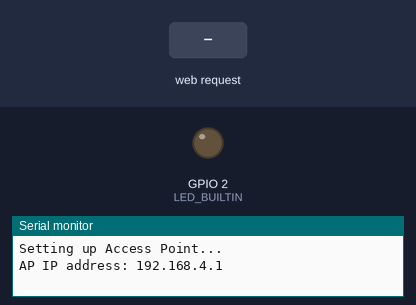
The program below on a simulated ESP32. On the bench: output pins drawn as LEDs (lit = HIGH), the last lines printed to the serial monitor. Dashed ring = blinking. The test bench sets the inputs (shaded band).

Above: at 0.1 s.
At 1.2 s:
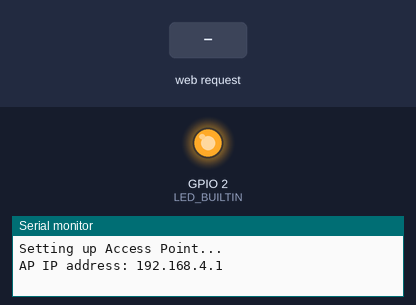
1.3 s: HTTP request GET /Position1 received
4.3 s: HTTP request GET /Reset received
6.6 s: HTTP request GET /Redo received
At 7.05 s:
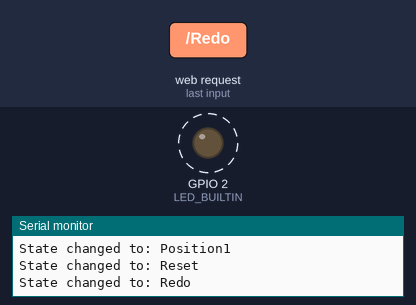
Timing chart, 0 to 15.6 s (numbered marks = the images above; inputs shaded):
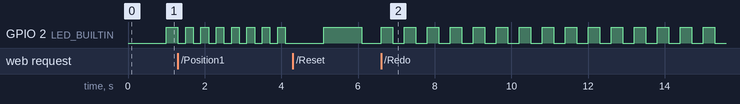

Measured:
- after the input at 6.6 s, GPIO 2 (LED_BUILTIN): alternates HIGH for 0.30 s and LOW for 0.30 s, starting at once
- by itself, GPIO 2 (LED_BUILTIN): alternates HIGH for 0.20 s and LOW for 0.20 s

The program:

main.cpp
```cpp
#include "WebPage.h"

WebPage web("ESP32-Access-Point", "123456789");

void setup() {
  web.begin();
}

void loop() {
  web.handleClient(); // Serve clients
  web.updateLED();    // Flash LED based on current state
}
```

WebPage.h
```cpp
#ifndef WEBPAGE_H
#define WEBPAGE_H

#include <Arduino.h>
#include <WiFi.h>

class WebPage {
  public:
    WebPage(const char* ssid, const char* password, int ledPin = LED_BUILTIN);
    ~WebPage();

    void begin();            // Start AP and web server
    void handleClient();     // Serve incoming HTTP requests
    void updateLED();        // Call in loop() to flash LED based on state

  private:
    const char* _ssid;
    const char* _password;
    int _ledPin;
    WiFiServer _server;

    String _state;           // Current "position" state

    unsigned long _lastFlashTime;
    bool _ledOn;

    unsigned long getFlashInterval();  // Return interval based on state
    String buildWebPage();             // Generate HTML page
    void handleRequest(String request); // Parse GET requests
};

#endif
```

WebPage.cpp
```cpp
#include "WebPage.h"

WebPage::WebPage(const char* ssid, const char* password, int ledPin)
  : _ssid(ssid), _password(password), _ledPin(ledPin), _server(80), _state("Reset"),
    _lastFlashTime(0), _ledOn(false) {}

WebPage::~WebPage() {}

void WebPage::begin() {
  Serial.begin(115200);
  pinMode(_ledPin, OUTPUT);
  digitalWrite(_ledPin, LOW);

  Serial.println("Setting up Access Point...");
  WiFi.softAP(_ssid, _password);

  IPAddress IP = WiFi.softAPIP();
  Serial.print("AP IP address: ");
  Serial.println(IP);

  _server.begin();
}

void WebPage::handleClient() {
  WiFiClient client = _server.available();
  if (!client) return;

  String header = "";
  String currentLine = "";
  while (client.connected()) {
    if (client.available()) {
      char c = client.read();
      header += c;

      if (c == '\n') {
        if (currentLine.length() == 0) {
          handleRequest(header);

          client.println("HTTP/1.1 200 OK");
          client.println("Content-type:text/html");
          client.println("Connection: close");
          client.println();
          client.println(buildWebPage());
          client.println();
          break;
        } else currentLine = "";
      } else if (c != '\r') currentLine += c;
    }
  }
  client.stop();
}

void WebPage::handleRequest(String request) {
  if (request.indexOf("GET /Position1") >= 0) _state = "Position1";
  else if (request.indexOf("GET /Position2") >= 0) _state = "Position2";
  else if (request.indexOf("GET /Position3") >= 0) _state = "Position3";
  else if (request.indexOf("GET /Position4") >= 0) _state = "Position4";
  else if (request.indexOf("GET /Reset") >= 0) _state = "Reset";
  else if (request.indexOf("GET /Redo") >= 0) _state = "Redo";

  Serial.println("State changed to: " + _state);
}

unsigned long WebPage::getFlashInterval() {
  if (_state == "Position1") return 200;
  if (_state == "Position2") return 400;
  if (_state == "Position3") return 600;
  if (_state == "Position4") return 800;
  if (_state == "Redo")      return 300;
  return 1000;
}

void WebPage::updateLED() {
  unsigned long interval = getFlashInterval();
  unsigned long currentMillis = millis();

  if (currentMillis - _lastFlashTime >= interval) {
    _ledOn = !_ledOn;
    digitalWrite(_ledPin, _ledOn ? HIGH : LOW);
    _lastFlashTime = currentMillis;
  }
}

String WebPage::buildWebPage() {
  String page = R"rawliteral(
<!DOCTYPE html>
<html lang="en">
<head>
<meta charset="UTF-8" />
<meta name="viewport" content="width=device-width, initial-scale=1" />
<title>ESP32 Position Control</title>
<style>
body {
  font-family: 'Poppins', sans-serif;
  background: radial-gradient(circle at top, #0d021a, #1a002b, #000);
  display: flex; flex-direction: column; align-items: center; justify-content: center;
  height: 100vh; margin: 0; color: #fff; overflow: hidden;
}
h1 {
  font-size: 2.2em; color: #c58eff;
  text-shadow: 0 0 15px #a45bff; margin-bottom: 10px;
}
#state {
  color: #fff; font-weight: 600; font-size: 1.2em;
  background: rgba(255,255,255,0.05);
  padding: 10px 20px; border-radius: 10px;
  backdrop-filter: blur(10px); margin-bottom: 25px;
  box-shadow: 0 0 10px rgba(165,69,255,0.25);
}
.room {
  position: relative; width: 300px; height: 300px;
  background: rgba(255,255,255,0.03);
  border: 2px solid rgba(165,69,255,0.4);
  border-radius: 20px; box-shadow: 0 0 25px rgba(165,69,255,0.3);
  margin-bottom: 40px; backdrop-filter: blur(10px);
}
.corner {
  position: absolute; width: 15px; height: 15px; border-radius: 50%;
  background: rgba(165,69,255,0.4); box-shadow: 0 0 12px rgba(165,69,255,0.8);
}
.corner.pos1 { bottom: 10px; left: 10px; }
.corner.pos2 { top: 10px; left: 10px; }
.corner.pos3 { top: 10px; right: 10px; }
.corner.pos4 { bottom: 10px; right: 10px; }
.robot {
  position: absolute; width: 25px; height: 25px; border-radius: 50%;
  background: linear-gradient(135deg, #b066ff, #8a2be2);
  box-shadow: 0 0 25px rgba(175,80,255,0.8);
  transition: all 1.6s cubic-bezier(0.4,0,0.2,1);
}
.button-container {
  display: grid; grid-template-columns: repeat(auto-fit, minmax(150px,1fr));
  gap: 15px; width: 90%; max-width: 600px;
}
.button {
  border: 2px solid rgba(165,69,255,0.5);
  background: transparent; padding: 14px 26px; border-radius: 12px;
  font-size: 1.05em; color: #fff; cursor: pointer;
  transition: all 0.25s ease-in-out; text-transform: uppercase; letter-spacing: 1px;
  position: relative; box-shadow: 0 0 8px rgba(165,69,255,0.15);
}
.button:hover {
  box-shadow: 0 0 18px rgba(175,80,255,0.5); transform: translateY(-2px);
}
.button.active {
  border-color: #c58eff; box-shadow: 0 0 20px rgba(197,142,255,0.8);
}
</style>
</head>
<body>
<h1>ESP32 Position Control</h1>
<p>Current State: <span id="state">)rawliteral" + _state + R"rawliteral(</span></p>

<div class="room">
  <div class="corner pos1"></div>
  <div class="corner pos2"></div>
  <div class="corner pos3"></div>
  <div class="corner pos4"></div>
  <div class="robot" id="robot"></div>
</div>

<div class="button-container">
  <button class="button" id="Position1">Position 1</button>
  <button class="button" id="Position2">Position 2</button>
  <button class="button" id="Position3">Position 3</button>
  <button class="button" id="Position4">Position 4</button>
  <button class="button" id="Reset">Reset</button>
  <button class="button" id="Redo">Redo</button>
</div>

<script>
const buttons=document.querySelectorAll('.button');
const stateText=document.getElementById('state');
const robot=document.getElementById('robot');
let currentPos='Position1';
function setRobotPosition(pos){
  const room=document.querySelector('.room');
  const roomSize=room.getBoundingClientRect();
  const robotSize=25; let x=0,y=0;
  switch(pos){
    case'Position1':x=10;y=roomSize.height-robotSize-10;break;
    case'Position2':x=10;y=10;break;
    case'Position3':x=roomSize.width-robotSize-10;y=10;break;
    case'Position4':x=roomSize.width-robotSize-10;y=roomSize.height-robotSize-10;break;
  }
  robot.style.left=`${x}px`; robot.style.top=`${y}px`;
}
window.addEventListener('load',()=>setRobotPosition('Position1'));
buttons.forEach(button=>{
  button.addEventListener('click',()=>{
    buttons.forEach(btn=>btn.classList.remove('active'));
    let pos=button.id;
    if(pos==='Redo'){
      stateText.textContent=currentPos+" (Redo)";
      setRobotPosition(currentPos);
      fetch(`/Redo`);
      return;
    }
    if(pos==='Reset')pos='Position1';
    currentPos=pos;
    button.classList.add('active');
    stateText.textContent=pos;
    setRobotPosition(pos);
    fetch(`/${pos}`);
  });
});
</script>
</body></html>
)rawliteral";

  return page;
}
```

reference.cpp
```cpp
// #include <WiFi.h>
// #include "WebPage.h"

// // Replace with your network credentials for the ESP32 Access Point
// const char* ssid     = "ESP32-Access-Point";
// const char* password = "123456789";

// // Create a Wi-Fi server on port 80 (standard HTTP port)
// WiFiServer server(80);

// // String to store the incoming HTTP request
// String header;

// // Variables to keep track of the GPIO states
// String output26State = "off";
// String output27State = "off";

// // Assign pins for GPIO outputs (built-in LED and another pin)
// const int output26 = LED_BUILTIN;
// const int output27 = 2;

// void setup() {
//   Serial.begin(115200);       // Start serial communication at 115200 baud
//   // Initialize GPIO pins as outputs
//   pinMode(output26, OUTPUT);
//   pinMode(output27, OUTPUT);

//   // Set outputs LOW initially (LEDs off)
//   digitalWrite(output26, LOW);
//   digitalWrite(output27, LOW);

//   // Start the ESP32 in Access Point mode
//   Serial.print("Setting AP (Access Point)…");
//   WiFi.softAP(ssid, password);   // Start AP with SSID and password

//   // Get and print the ESP32 Access Point IP address
//   IPAddress IP = WiFi.softAPIP();
//   Serial.print("AP IP address: ");
//   Serial.println(IP);

//   server.begin();  // Start the web server
// }

// void loop(){
//   // Check if a client has connected to the server
//   WiFiClient client = server.available();

//   if (client) {  // If a new client is connected
//     Serial.println("New Client.");  // Print to Serial monitor
//     String currentLine = "";        // Store incoming request line-by-line

//     // Loop while the client is still connected
//     while (client.connected()) {
//       if (client.available()) {     // If data is available from client
//         char c = client.read();     // Read a single character
//         Serial.write(c);            // Echo character to Serial monitor
//         header += c;                // Append character to full HTTP header

//         // Check if we've reached the end of a line
//         if (c == '\n') {
//           // Blank line indicates the end of HTTP request headers
//           if (currentLine.length() == 0) {

//             // Send HTTP response headers
//             client.println("HTTP/1.1 200 OK");
//             client.println("Content-type:text/html");
//             client.println("Connection: close");
//             client.println();

//             // Parse HTTP GET request and control GPIO accordingly
//             if (header.indexOf("GET /26/on") >= 0) {
//               Serial.println("GPIO 26 on");
//               output26State = "on";
//               digitalWrite(output26, HIGH);
//             } else if (header.indexOf("GET /26/off") >= 0) {
//               Serial.println("GPIO 26 off");
//               output26State = "off";
//               digitalWrite(output26, LOW);
//             } else if (header.indexOf("GET /27/on") >= 0) {
//               Serial.println("GPIO 27 on");
//               output27State = "on";
//               digitalWrite(output27, HIGH);
//             } else if (header.indexOf("GET /27/off") >= 0) {
//               Serial.println("GPIO 27 off");
//               output27State = "off";
//               digitalWrite(output27, LOW);
//             }

//             // Send the HTML web page to the client
//             client.println("<!DOCTYPE html><html>");
//             client.println("<head><meta name=\"viewport\" content=\"width=device-width, initial-scale=1\">");
//             client.println("<link rel=\"icon\" href=\"data:,\">");

//             // CSS styling for buttons
//             client.println("<style>html { font-family: Helvetica; display: inline-block; margin: 0px auto; text-align: center;}");
//             client.println(".button { background-color: #4CAF50; border: none; color: white; padding: 16px 40px;");
//             client.println("text-decoration: none; font-size: 30px; margin: 2px; cursor: pointer;}");
//             client.println(".button2 {background-color: #555555;}</style></head>");

//             // Body content
//             client.println("<body><h1>ESP32 Web Server</h1>");

//             // Display GPIO 26 status and buttons
//             client.println("<p>GPIO 26 - State " + output26State + "</p>");
//             if (output26State=="off") {
//               client.println("<p><a href=\"/26/on\"><button class=\"button\">ON</button></a></p>");
//             } else {
//               client.println("<p><a href=\"/26/off\"><button class=\"button button2\">OFF</button></a></p>");
//             }

//             // Display GPIO 27 status and buttons
//             client.println("<p>GPIO 27 - State " + output27State + "</p>");
//             if (output27State=="off") {
//               client.println("<p><a href=\"/27/on\"><button class=\"button\">ON</button></a></p>");
//             } else {
//               client.println("<p><a href=\"/27/off\"><button class=\"button button2\">OFF</button></a></p>");
//             }
//             client.println("</body></html>");

//             client.println(); // End of HTTP response

//             break; // Exit while(client.connected())
//           } else {
//             currentLine = ""; // Reset currentLine after each line
//           }
//         } else if (c != '\r') {
//           // Append character to currentLine if it's not a carriage return
//           currentLine += c;
//         }
//       }
//     }

//     // Reset header variable for next client
//     header = "";
//     client.stop(); // Close connection
//     Serial.println("Client disconnected.");
//     Serial.println("");
//   }
// }
```
